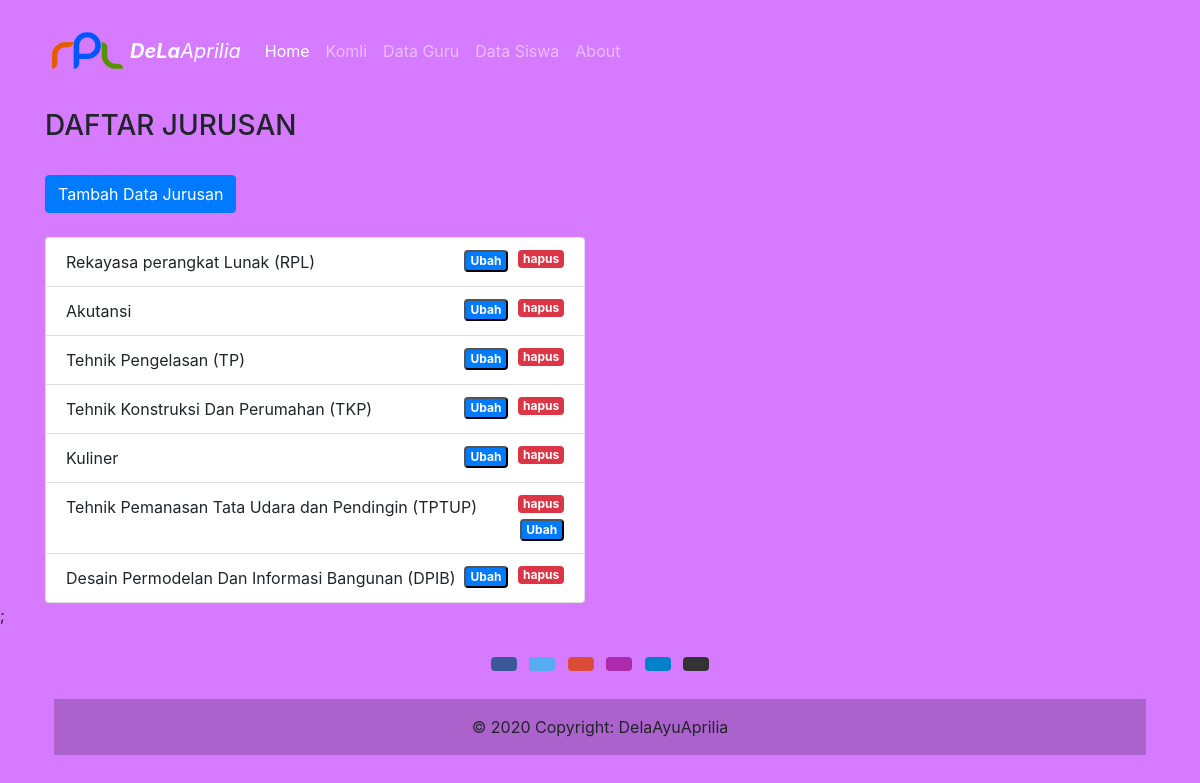
Page /public/jurusan on the committed database.
### tables this page shows
CREATE TABLE `jurusan` (
  `id` int(15) NOT NULL,
  `nama` varchar(255) NOT NULL
);

### app/core/Controller.php (called while the page is built, shortened)
<?php
class Controller {
    public function view($view, $data = []) {
        require_once "../app/view/" . $view . '.php';
    }
    public function model($model) {
        return new $model;
    }
}

### app/controller/Jurusan.php (called while the page is built, shortened)
<?php
class Jurusan extends Controller
{
    public function index()
    {
        $data['judul'] = "Detail Jurusan";
        $data['jurusan'] = $this->model("Jurusan_model")->getAllBlog();
        $this->view('jurusan/index', $data);
    }
}

### app/core/App.php (called while the page is built, shortened)
<?php
class App
{
    protected $method = "index";
    protected $params = [];
    public function __construct()
    {
            $this->controller = new $this->controller;
        call_user_func_array(
            [$this->controller, $this->method], $this->params);
    }
}
?>

### public/index.php (called while the page is built, shortened)
<?php
 $app = new App;

### app/core/Database.php (called while the page is built, shortened)
<?php
class Database {
    private $host = DB_HOST;
    private $user = DB_USER;
    private $pass = DB_PASS;
    private $db_name = DB_NAME;
    private $dbh;
    private $stmt;
    public function __construct()
    {
        $dsn = 'mysql:host=' . $this->host . ';dbname=' . $this->db_name;
        $option = [
            PDO::ATTR_PERSISTENT => true,
            PDO::ATTR_ERRMODE => PDO::ERRMODE_EXCEPTION
        ];
        try {
            $this->dbh = new PDO($dsn, $this->user, $this->pass, $option);
        } catch(PDOException $e) {
            die($e->getMessage());
        }
    }
    public function query($query)
    {
        $this->stmt = $this->dbh->prepare($query);
    }
    public function execute()
    {
        $this->stmt->execute();
    }
    public function resultAll()
    {
        $this->execute();
        return $this->stmt->fetchAll(PDO::FETCH_ASSOC);
    }
}

### app/model/Jurusan_model.php (called while the page is built, shortened)
<?php
class jurusan_model
{
    private $table =  'jurusan';
    private $db;
    public function __construct()
    {
        $this->db = new Database;
    }
    public function getAllBlog()
    {
        $this->db->query("SELECT * FROM " .$this->table);
        return $this->db->resultAll();
    }
}

### app/view/jurusan/index.php (the view, shortened to what this page needs)
<body>
    <div class="container mt-2">
        <div class="row">
            <div class="col-6">
            <h3>DAFTAR JURUSAN</h3>
            <br>
            <button type="button" class="btn btn-primary" data-toggle="modal" data-target="#formModal">
                Tambah  Data Jurusan
            </button>
            <ul class="list-group mt-4">
                <?php foreach ($data['jurusan'] as $jurusan) : ?>
                    <li class="list-group-item">
                    <?= $jurusan['nama']; ?>
                    <a style="margin-ringht:10px;margin-left:10px;" href="<?= BASE_URL; ?>/jurusan/hapus/<?= $jurusan['id']; ?>" class="badge badge-danger float-right" onclick="return confirm('yakin?');">hapus</a>
                    <button type="button" class="badge badge-primary float-right" data-toggle="modal" data-target="#exampleModal">
                    Ubah
                    </button>
                                    </li>
                <?php endforeach; ?>
                </ul>
            </div>
        </div>
    </div>
</body>

### app/view/templates/header.php (style rules this page uses)
body { background-color: #D67BFF; }

### rows in the picture
jurusan: nama "Rekayasa perangkat Lunak (RPL)"
jurusan: nama "Akutansi"
jurusan: nama "Tehnik Pengelasan (TP)"
jurusan: nama "Tehnik Konstruksi Dan Perumahan (TKP)"
jurusan: nama "Kuliner"
jurusan: nama "Tehnik Pemanasan Tata Udara dan Pendingin (TPTUP)"
jurusan: nama "Desain Permodelan Dan Informasi Bangunan (DPIB)"
